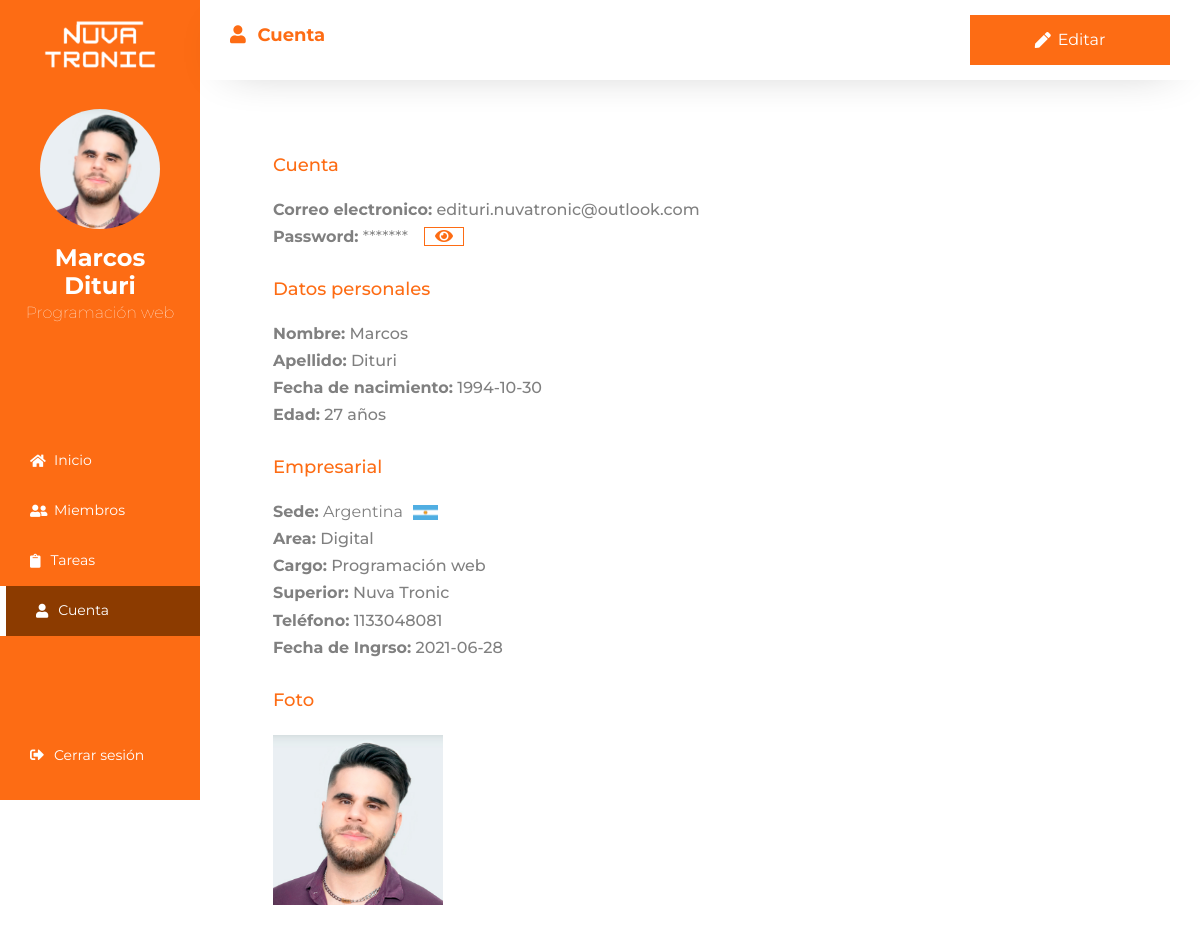
Page /cuenta.php (signed in) on the committed database.
### tables this page shows
CREATE TABLE `usuarios` (
  `id_usuario` int(250) NOT NULL,
  `tipo` varchar(50) NOT NULL,
  `nombre` varchar(500) DEFAULT NULL,
  `apellido` varchar(500) DEFAULT NULL,
  `pais` varchar(250) NOT NULL,
  `sexo` varchar(20) NOT NULL,
  `interno` varchar(20) NOT NULL,
  `fecha` date NOT NULL DEFAULT current_timestamp(),
  `area` varchar(500) DEFAULT NULL,
  `cargo` varchar(500) DEFAULT NULL,
  `email` varchar(500) DEFAULT NULL,
  `clave` varchar(500) DEFAULT NULL,
  `empresa` varchar(500) DEFAULT NULL,
  `superior` varchar(250) NOT NULL,
  `fecha_ing` date NOT NULL DEFAULT current_timestamp(),
  `URL_imagen` text NOT NULL,
  `acceso` varchar(50) NOT NULL
);

### php/sesion.php (called while the page is built, shortened)
<?php
    if(isset($_SESSION['id_usuario']) && !empty($_SESSION['id_usuario'])) {
        $id_usuario = $_SESSION['id_usuario'];
        $mostrar = "SELECT * FROM `usuarios` WHERE id_usuario=$id_usuario";
        $mostrar_ej = mysqli_query(
                    $conexion, $mostrar
                    );
        if($mostrar_ej == true){
            while($dato = mysqli_fetch_array($mostrar_ej)) {
                $email = $dato["email"];
                $clave = $dato["clave"];
                $nombre = $dato["nombre"];
                $apellido = $dato["apellido"];
                $pais = $dato["pais"];
                $area = $dato["area"];
                $interno = $dato["interno"];
                $cargo = $dato["cargo"];
                $superior = $dato["superior"];
                $fecha = $dato["fecha"];
                $fecha_ing = $dato["fecha_ing"];
                $URL_imagen = $dato["URL_imagen"];
                $year_act = date("Y");
                $year = date("Y", strtotime($fecha));
                $edad = $year_act - $year;
            }
            $superior_id = "SELECT * FROM `usuarios` WHERE id_usuario=$superior";
            $superior_sql = mysqli_query(
                        $conexion, $superior_id
                        );
            if($superior_sql == true){
                while($dato = mysqli_fetch_array($superior_sql)) {
                    $nombre_b = $dato["nombre"];
                    $apellido_b = $dato["apellido"];
                    }
                }
                $superior = "$nombre_b $apellido_b";
        }
    } else{
        echo '<script>location.href = "login.php"</script>';
    }
?>

### cuenta.php (the view, shortened to what this page needs)
<?php
    $donde = "cuenta";
    include("php/conexion.php");
    include("php/sesion.php");
    include("componentes/head.php");
?>
<body>
    <div class="container-fluid">
        <div class="row cont-all">
            <?php
                include ("componentes/menu.php");
            ?>
            <div class="col-xl-10 cont-gral">
                <div class="row">
                    <div class="col-12 cont-tit">
                        <h1><i class="fas fa-user"></i> <b>Cuenta</b></h1> <a class="btn-panel" href="cuenta-editar.php"><i class="i-bla fas fa-pen"></i> Editar</a>
                    </div>
                    <div class="col-12 sinNada cont-dat">
                        <div class="row sinNada sub-tit">
                            <h1>Cuenta</h1>
                        </div>
                        <div class="row sinNada">
                            <h4><b>Correo electronico:</b> <?php echo $email;?></h4>
                            <div class="cont-pass">
                                <h4><b>Password:</b>
                                    <?php echo "<span id='pass-char-ver'>";
                                        for($i = 0; $i <= strlen($clave);  $i++){
                                            echo "*";
                                        }
                                        echo "</span>";
                                    ?>
                                </h4>
                                <h4 class="cont-ver p-l" id="pass-ver"><i class="fas fa-eye"></i></h4>
                            </div>
                        </div>
                        <div class="row sinNada sub-tit">
                            <h1>Datos personales</h1>
                        </div>
                        <div class="row sinNada">
                            <h4><b>Nombre:</b> <?php echo $nombre;?></h4>
                            <h4><b>Apellido:</b> <?php echo $apellido;?></h4>
                            <h4><b>Fecha de nacimiento:</b> <?php echo $fecha;?></h4>
                            <h4><b>Edad:</b> <?php echo $edad;?> años</h4>
                        </div>
                        <div class="row sinNada sub-tit">
                            <h1>Empresarial</h1>
                        </div>
                        <div class="row sinNada">
                            <h4><b>Sede:</b><span class="lmays"> <?php echo $pais;?></span><img class="img-ban" src="img/<?php echo $pais;?>.jpg"> </h4>
                            <h4><b>Area:</b> <?php echo $area;?></h4>
                            <h4><b>Cargo:</b> <?php echo $cargo;?></h4>
                            <h4><b>Superior:</b> <?php echo $superior;?></h4>
                            <h4><b>Teléfono:</b> <?php echo $interno;?></h4>
                            <h4><b>Fecha de Ingrso:</b> <?php echo $fecha_ing;?></h4>
                        </div>
                        <div class="row sinNada sub-tit">
                            <h1>Foto</h1>
                        </div>
                        <div class="row sinNada ultimo">
                            <div class="vt-foto" style=" background: url(php/<?php echo $URL_imagen;?>); background-size: cover;  background-position: center;">
                            </div>
                        </div>
                    </div>
                </div>
            </div>
    </div>
</body>
</html>

### componentes/menu.php
<?php
if($donde == "inicio"){
    $a_inicio = "a_active";
}
else if($donde == "miembros"){
    $a_miembros = "a_active";
}
else if($donde == "tareas"){
    $a_tareas = "a_active";
}
else if($donde == "empresa"){
    $a_empresa = "a_active";
}
else if($donde == "cuenta"){
    $a_cuenta = "a_active";
}
?>
<div class="col-xl-2"></div>
<div class="col-xl-2 cont-panel-menu">
    <div class="cont-user">
        <img class="img-logo" src="img/logoblanco.png" alt="">
        <a href="cuenta.php" class="cont-user-all">
            <div class="img-user"  alt="" style=" background: url(php/<?php echo $URL_imagen;?>); background-size: cover;  background-position: center;"></div>
            <h4><?php echo "$nombre $apellido";?></h4>
            <p><?php echo $cargo;?></p>
        </a>
    </div>
    <ul class="cont-btns">
        <li class="<?php echo $a_inicio;?>"><a href="index.php"><i class="fas fa-home"></i> Inicio</li></a>
        <li class="<?php echo $a_miembros;?>"><a href="miembros.php"><i class="fas fa-user-friends"></i> Miembros</li></a>
        <li class="<?php echo $a_tareas;?>"><a href="tareas.php"><i class="fas fa-clipboard"></i> Tareas</li></a>
        <li class="<?php echo $a_cuenta;?>"><a href="cuenta.php"><i class="fas fa-user"></i> Cuenta</li></a>
    </ul>
    <ul class="cont-btns">
        <li><a href="cerrar_sesion.php"><i class="fas fa-sign-out-alt"></i> Cerrar sesión</li></a>
    </ul>
</div>

### css/main.css (style rules this page uses)
html { scroll-behavior:smooth }
* { font-family:Montserrat,sans-serif; font-weight: normal; }
h1, h2, h3, h4, b, strong, span, p { color: grey; }
.ultimo { margin-bottom: 60px!important; }
.sinNada { padding: 0; margin: 0; }
a, a:hover { text-decoration: none; }
.a_active { background-color: #8c3b00!important; border-left: 6px solid white; }
.cont-user-all { text-align: center; display: flex; flex-direction: column; justify-content: center; }
.container-fluid { margin-top: 0; }
.cont-all { display: flex; }
.cont-panel-menu { position: fixed; padding: 20px 0; display: flex; flex-direction: column; justify-content: space-between; align-items: center; height: 100vh; background-color: #fd6c14; }
.cont-panel-menu .img-logo { width: 70%; margin: auto; margin-bottom: 40px!important; }
.cont-user { padding: 0px 20px; display: flex; flex-direction: column; align-items: center; justify-content: center; }
.cont-user h4 { text-align: center; font-weight: bold; color: white; margin-bottom: 0; transition: all .3 ease-out; }
.cont-user p { margin-top: 0; font-weight: lighter; color: white; }
.cont-panel-menu .img-user { margin-bottom: 15px!important; margin: 0 auto; border-radius: 100%; height: 120px; width: 120px!important; border: 100%; }
.cont-panel-menu .cont-btns { padding-left: 0; margin-left: 0; margin-bottom: 0; display: inline-block; list-style: none; background-color: #fd6c14; width: 100%; }
.cont-btns a { font-size: 14px!important; display: flex; justify-content: flex; align-items: center; width: 100%; height: 50px; padding-left: 30px; color: white; transition: all .3s ease-out; }
.cont-panel-menu .cont-btns i { max-width: 24px; padding-right: 10px; transition: all .3 ease-out; }
.cont-dat { padding-top: 50px; padding-right: 30px; padding-left: 73px; }
.cont-gral .cont-tit { padding-left: 30px; padding-right: 30px; display: flex; justify-content: space-between; align-items: center; height: 80px; -webkit-box-shadow: 0px 10px 47px -30px rgba(0,0,0,0.47); -moz-box-shadow: 0px 10px 47px -30px rgba(0,0,0,0.47); box-shadow: 0px 10px 47px -30px rgba(0,0,0,0.47); z-index: 99; }
.btn-panel { border: none; display: flex; justify-content: center; align-items: center; background-color: #fd6c14; color: white; width: 200px; height: 50px; transition: all .3s ease-out; }
.cont-tit i { padding-right: 7px; }
.cont-tit a i { color: #fd6c14; }
.cont-gral .cont-tit h1, .cont-gral .cont-tit b { color: #fd6c14; font-size: 18px!important; }
.i-bla { color: white!important; }
.cont-dat .row { display: flex; flex-direction: column; justify-content: center; }
.cont-dat .row h4 { font-size: 16px; }
.cont-gral .sub-tit { padding-top: 25px; padding-bottom: 15px; color: grey; }
.cont-gral .sub-tit h1 { font-size: 18px; color: #fd6c14; }
.cont-pass { display: flex; }
.cont-ver { cursor: pointer; display: flex; justify-content: center; align-items: center; border:1px solid #fd6c14; color: #fd6c14;; display: flex; width: 40px; height: auto; }
.img-ban { margin-left: 10px; width: 25px; }
.vt-foto { height: 170px; width: 170px; background-color: teal; }
.p-l { margin-left: 16px; }
.lmays { text-transform: capitalize; }

### rows in the picture
usuarios: URL_imagen (picture), nombre "Marcos", apellido "Dituri", cargo "Programación web", email "edituri.nuvatronic@outlook.com", fecha "1994-10-30", pais "Argentina", pais (picture), area "Digital", interno "1133048081", fecha_ing "2021-06-28"
usuarios: superior "Nuva Tronic"
